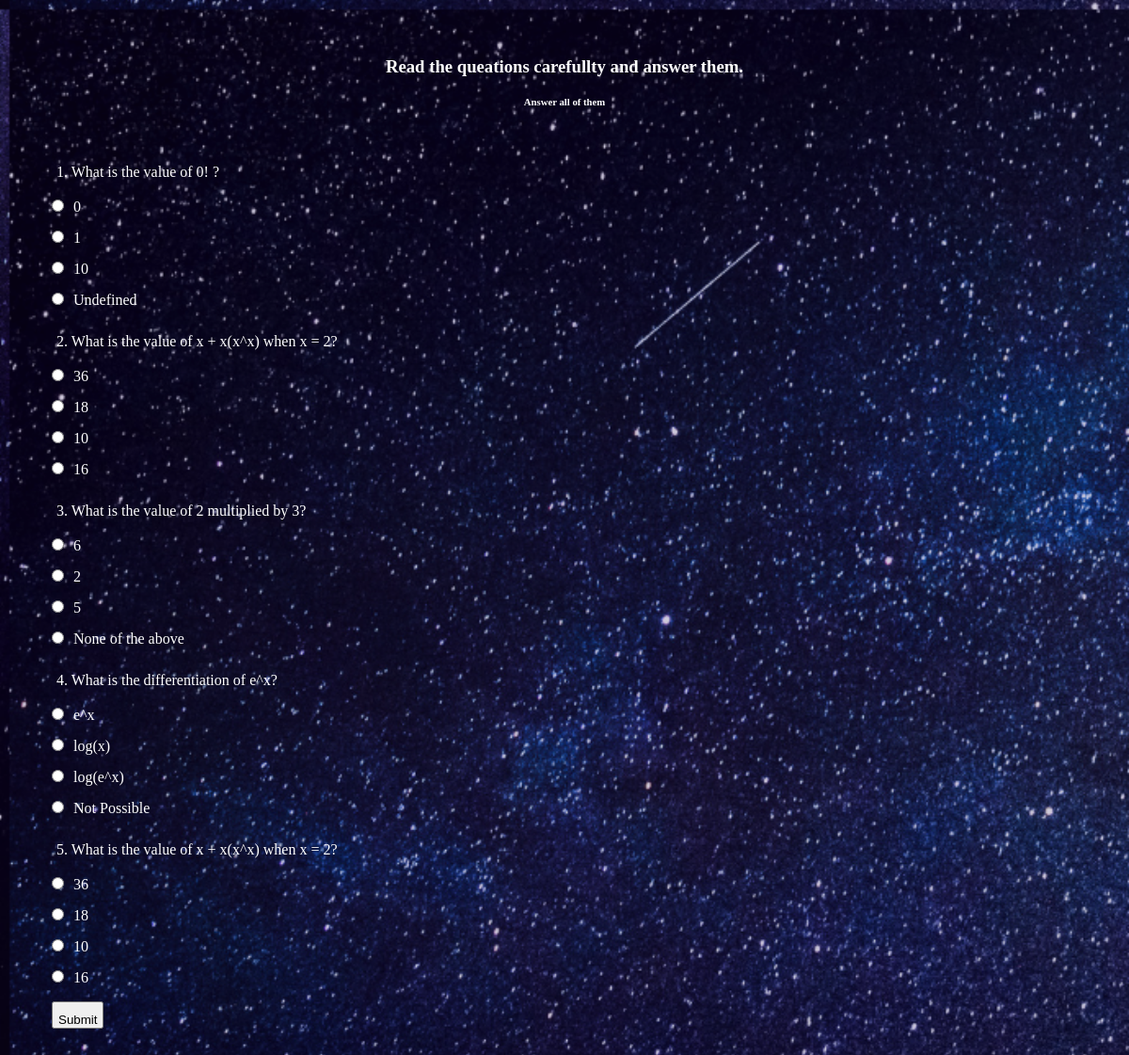
/php/exam.php?subject=math, run on the app's committed database.
### tables this page shows
CREATE TABLE `questionnaire` (
  `QID` int(11) NOT NULL,
  `subject` varchar(40) NOT NULL,
  `question` text NOT NULL,
  `op_1` varchar(200) NOT NULL,
  `val_1` int(11) NOT NULL,
  `op_2` varchar(200) NOT NULL,
  `val_2` int(11) NOT NULL,
  `op_3` varchar(200) NOT NULL,
  `val_3` int(11) NOT NULL,
  `op_4` varchar(200) NOT NULL,
  `val_4` int(11) NOT NULL,
  `correct` varchar(200) NOT NULL
);

### php/exam.php (the view, shortened to what this page needs)
<html>
<head>
    <link rel="stylesheet" type="text/css" href="../css/Exam.css">
</head>
<body>
    <h3 align="center">Read the queations carefullty and answer them.</h3>
    <h6 align="center">Answer all of them</h6>
    <?php
	$subject=$_GET['subject'];
    include_once( '../php/connection.php' );
    $statement = "SELECT * FROM `questionnaire` where subject='$subject' order by RAND()";
    $data = mysqli_query( $con, $statement );
    $count = mysqli_num_rows( $data );
    $num = 1;
    echo "</p><form method='GET' action='../php/result.php'>";
    if ( $count != 0 )
        while ( $row = mysqli_fetch_array( $data, MYSQLI_ASSOC) ) {
            if($num>5){
                break;
            }
            $question = $row[ 'question' ];
            $op_1 = $row[ 'op_1' ];
            $op_2 = $row[ 'op_2' ];
            $op_3 = $row[ 'op_3' ];
            $op_4 = $row[ 'op_4' ];
            echo "<p>";
            echo $num . '. ';
            $tickedName = 'ticked' . $num;
            echo $question;
            echo "</p><input type='radio' name=$tickedName value=1>";
            echo $op_1;
            echo "<br> <input type='radio' name=$tickedName value=2>";
            echo $op_2;
            echo "<br> <input type='radio' name=$tickedName value=3>";
            echo $op_3;
            echo "<br> <input type='radio' name=$tickedName value=4>";
            echo $op_4;
            $num++;
        }
    echo "<br><input id='submit' type='submit' value='Submit'><br>";
    echo "</form><br>";
    ?>
</body>
</html>

### css/Exam.css (style rules this page uses)
* { padding: 10px 5px 0px 5px; margin: 10px; color: #fff; }
body { background-image: url("../visual/png/background.png"); background-size: cover; }
#submit { color: #000; }

### data on the page
questionnaire: question "What is the value of 0! ?", op_1 "0", op_2 "1", op_3 "10", op_4 "Undefined"
questionnaire: question "What is the value of x + x(x^x) when x = 2?", op_1 "36", op_2 "18", op_3 "10", op_4 "16"
questionnaire: question "What is the value of 2 multiplied by 3?", op_1 "6", op_2 "2", op_3 "5", op_4 "None of the above"
questionnaire: question "What is the differentiation of e^x?", op_1 "e^x", op_2 "log(x)", op_3 "log(e^x)", op_4 "Not Possible"
questionnaire: question "What is the value of x + x(x^x) when x = 2?", op_1 "36", op_2 "18", op_3 "10", op_4 "16"
